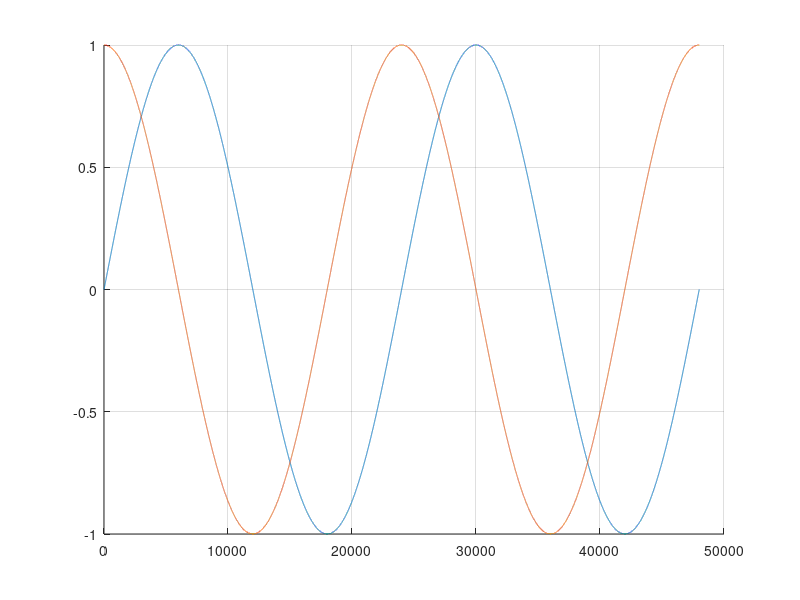
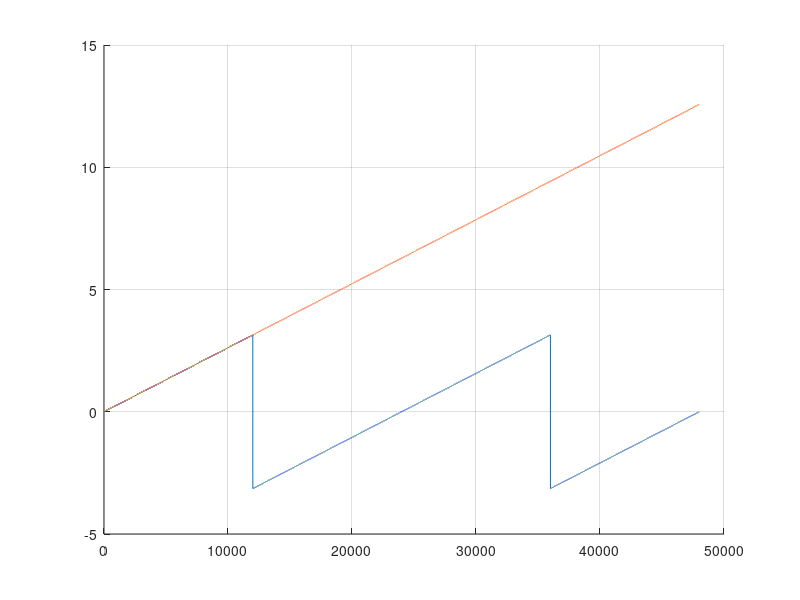
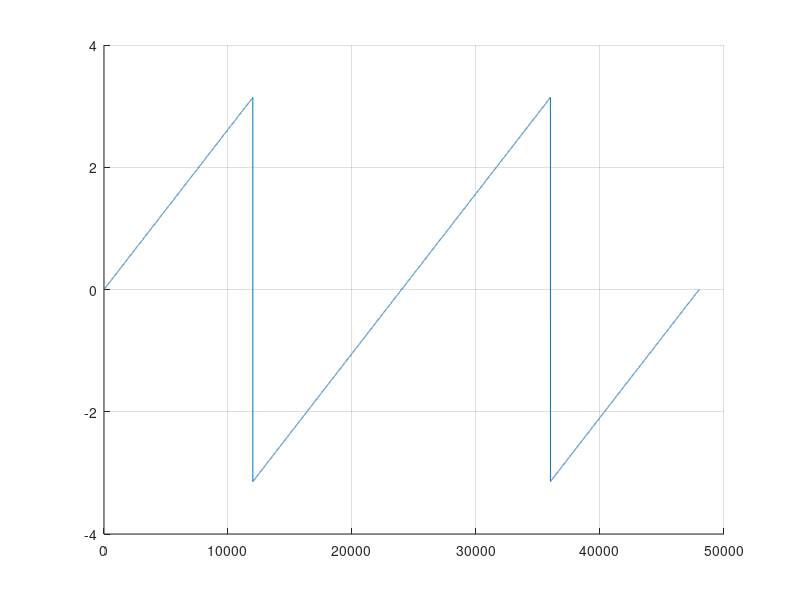

MATLAB code to generate these figures, in order:
clear;

SF = 48000; % sample rate
F = 2; % frequency
T = 1; % time

t_in = 0:SF * T;

left = sin(t_in * 2 * pi * F / SF);
right = cos(t_in * 2 * pi * F / SF);

old_atan2 = 0;
wrap = 0;

for k = 1 + t_in
    new_atan2 = atan2(left(k), right(k));
    wrapped(k) = new_atan2;

    if old_atan2 - new_atan2 > pi
        wrap += 1
    end

    old_atan2 = new_atan2;
    unwrapped(k) = wrap * 2 * pi + new_atan2;
end

figure(1)
clf
hold on
plot(left)
plot(right)
grid on

figure(2)
clf
hold on
plot(wrapped)
plot(unwrapped)
grid on

figure(3)
clf
hold on
plot(wrapped)
grid on

csvwrite('phase.csv', unwrapped);
